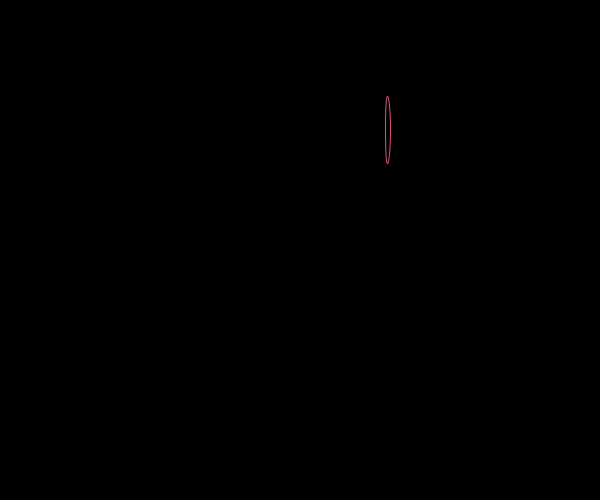
Frame 1 (no input)
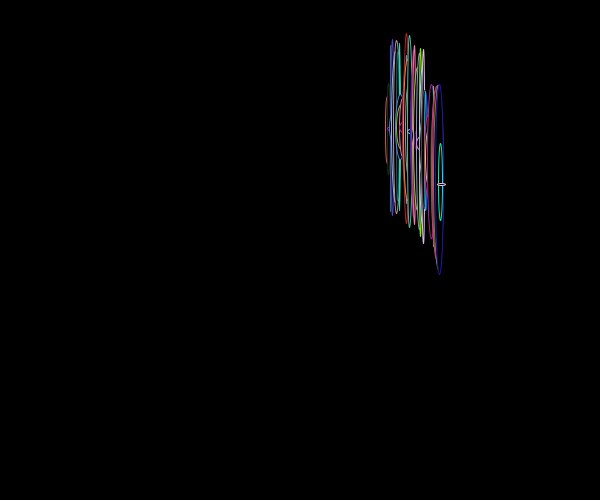
Frame 60 (the mouse pressed at the canvas centre just before this capture)
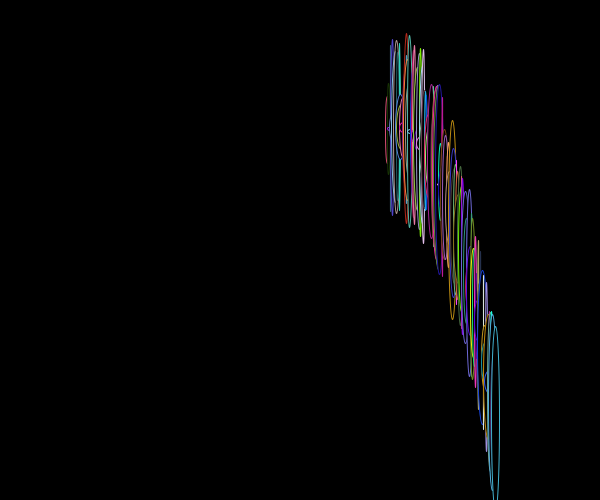
Frame 120 (the mouse held since frame 60 and released just before this capture)

The Processing sketch that drew these frames (run headless with seeded random() and noise(); from frame 60 on, the mouse is pressed at the canvas centre):

// Processing sketch: particle_sytem
// ── particle_sytem.pde
Particle []particle=new Particle[1];
void setup()
{
  background(0);
  size(600,500 );
  for (int i=0; i<particle.length; i++)
  {
    particle[i]=new Particle(new PVector(width,height));
  }
}
void draw()
{

  for (int i=0; i<particle.length; i++)
  {
    particle[i].display();
    particle[i].update();
    particle[i].dead();
    particle[i].edge();
  }
}
class Particle
{
  PVector loc;
  PVector velo;
  PVector acc;
  float span=255;
  Particle(PVector l)
  {
    loc=new PVector(random(width), random(height));
    velo= new PVector(random(-1, 1), random(-1, 1));
    acc=new PVector(0, 0.05);
  }
  void display()
  {
    stroke(random(255),random(255),random(255));
    fill(0);
    strokeWeight(1);
    ellipse(loc.x, loc.y, random( 10), random( 200));
  }
  void update()
  {
    loc.add(velo);
    velo.add(acc);
    span-=1;
  }

  boolean dead()
  {
    if (span<=0)
    {
      return true;
    } else
    {
      return false;
    }
  }
  void edge()
  {
    if (loc.x>width||loc.x<0)
      velo.x = velo.x*-1;
    if (loc.y>height||loc.y<0)
      velo.y = velo.y*-1;
  }
}
